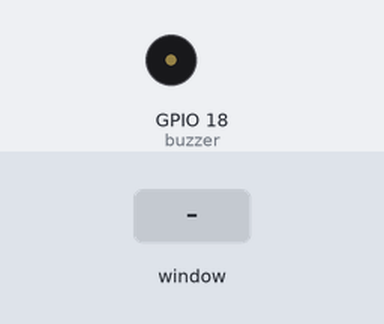
Recording of a program running on a simulated Raspberry Pi (BCM pin numbers) with a Pibrella. Parts: buzzer (waves = sounding). The inputs (shaded band) are chosen by the test bench. The desktop window is not drawn, its controls go by their first labels and the mouse button is held 0.15 s.

Above: at 1.2 s.
1.3 s: control labelled "On" in the window clicked
At 2.4 s:
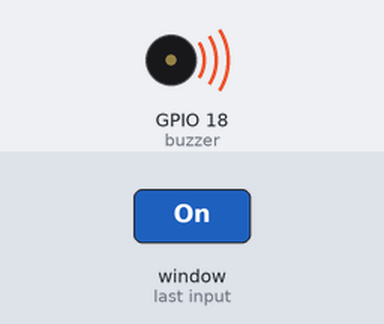
2.8 s: control labelled "Off" in the window clicked
At 3.5 s:
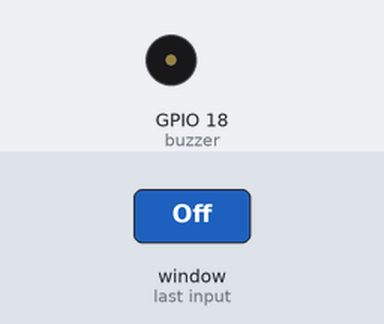
Timing chart, 0 to 5.8 s (numbered marks = the images above; inputs shaded):
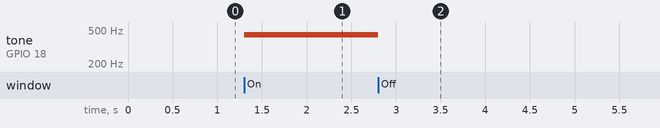

Measured:
- after the input at 1.3 s, tone on GPIO 18 (buzzer): silent → 440 Hz at once
- after the input at 2.8 s, tone on GPIO 18 (buzzer): 440 Hz → silent at once

The program:

pibrella_buzzer.py
```python
# Change History:
# 2020-03-10/ec:    Initial release.

from gpiozero import PWMOutputDevice
from guizero import App, PushButton
import time

def buzzer_on():
    buzzer.value = 0.5  # pwm duty cycle

def buzzer_off():
    buzzer.value = 0

buzzer = PWMOutputDevice(18, initial_value=0, frequency=440)

# === gui ===
app = App(title="Pibrella Buzzer")

button_on = PushButton(app, text="On", command=buzzer_on)
button_off = PushButton(app, text="Off", command=buzzer_off)
button_exit = PushButton(app, text="Exit", command=app.destroy)

app.display()
```
